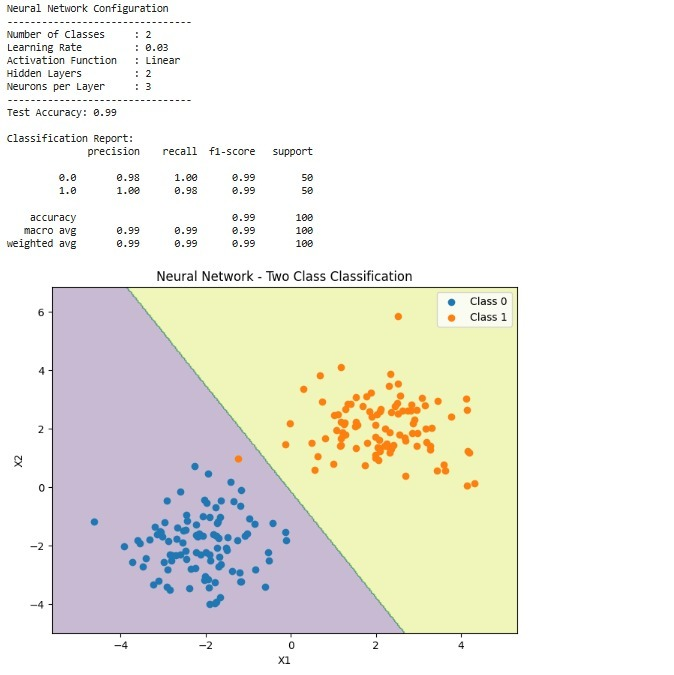
#> input picture LAB'S/Ex 18/IMG-20260820-WA0011.jpg, 674 x 675 px, found by its file name
$ python code.py
#> lines starting #> are read from the running program, lines starting #| are printed output that depends on the picture; after the words box and inside, x2 and y2 are one past the last pixel; in counts of white or black regions, pixels touching at a corner belong together
# Import libraries
import numpy as np
import cv2
import matplotlib.pyplot as plt

# Google Colab upload
from google.colab import files

uploaded = files.upload()
#> the answer given: IMG-20260820-WA0011.jpg

# Get uploaded filename
filename = list(uploaded.keys())[0]

print("Uploaded image:", filename)

# Read image
img = cv2.imread(filename)
#> img is the input picture: shape (675, 674, 3); mean B, G, R 229.6, 237, 238.2

# Check image
if img is None:
    print("Error: Image could not be loaded.")
else:

    # Convert BGR to RGB
    rgb_img = cv2.cvtColor(
        img,
        cv2.COLOR_BGR2RGB
    )

    # Convert to grayscale
    gray = cv2.cvtColor(
        img,
        cv2.COLOR_BGR2GRAY
    )
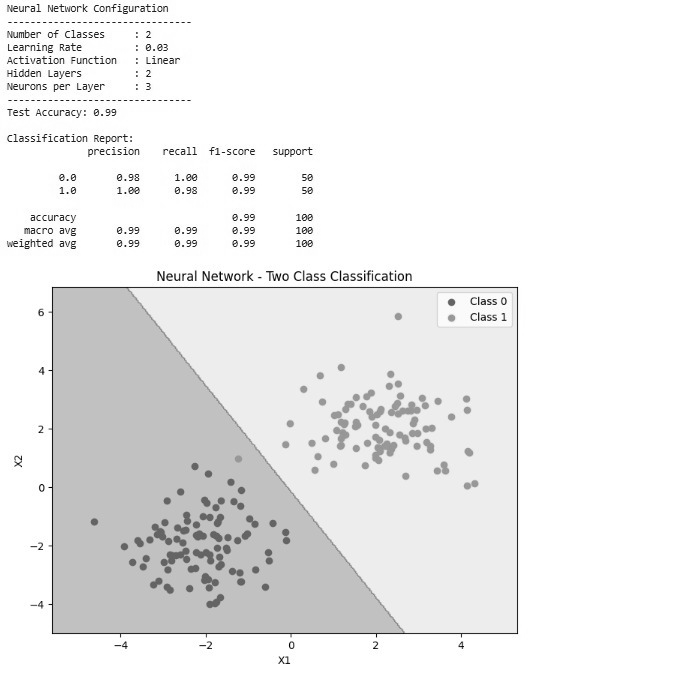
#> gray: shape (675, 674); min 0, max 255, mean 236.5

    # Otsu thresholding
    ret, thresh = cv2.threshold(
        gray,
        0,
        255,
        cv2.THRESH_BINARY_INV +
        cv2.THRESH_OTSU
    )
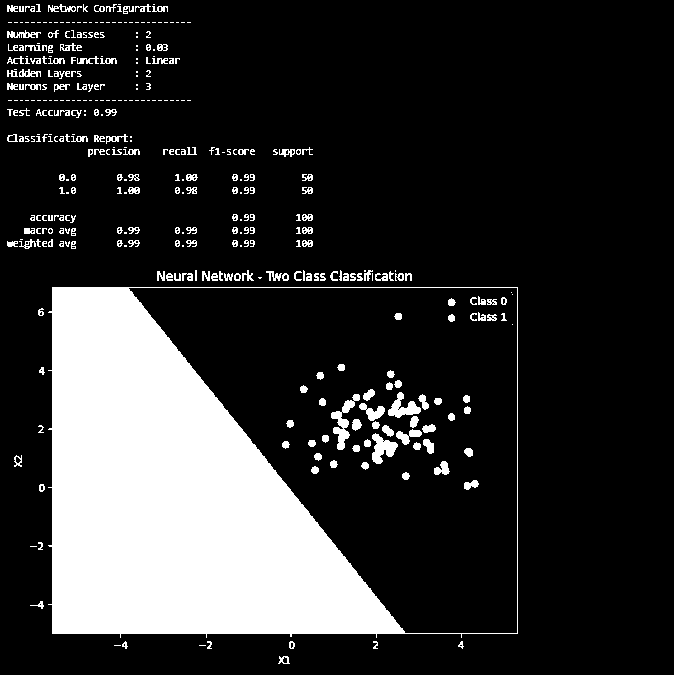
#> thresh: shape (675, 674); 19.2% white; 383 white regions (166 under 20 px), largest, box (x1, y1, x2, y2) and area: (48, 287, 518, 638) 75604, (331, 394, 360, 450) 536, (372, 433, 398, 464) 437
#> ret = 213

    # Create kernel
    kernel = np.ones(
        (2, 2),
        np.uint8
    )

    # Morphological closing
    closing = cv2.morphologyEx(
        thresh,
        cv2.MORPH_CLOSE,
        kernel,
        iterations=2
    )
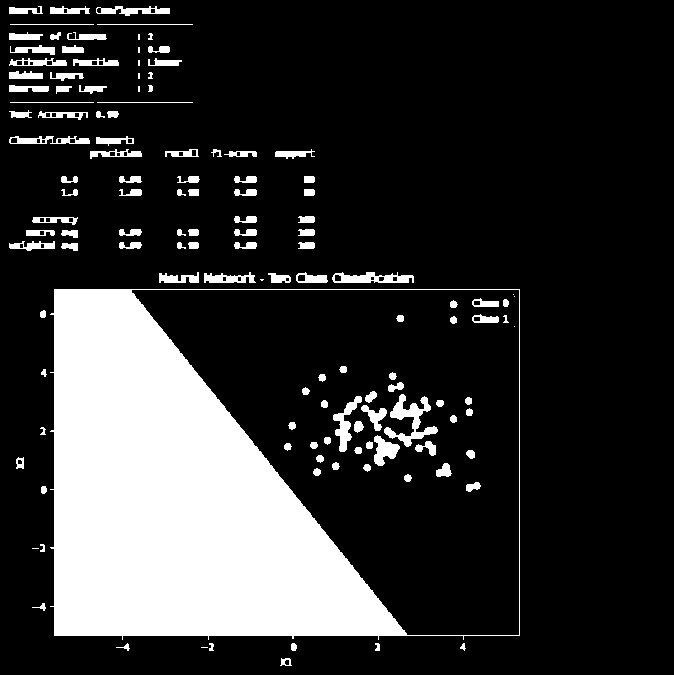
#> closing: shape (675, 674); 19.9% white; 131 white regions (11 under 20 px), largest, box (x1, y1, x2, y2) and area: (50, 289, 520, 640) 75605, (384, 394, 438, 447) 993, (332, 272, 414, 283) 584

    # Dilation
    sure_bg = cv2.dilate(
        closing,
        kernel,
        iterations=3
    )
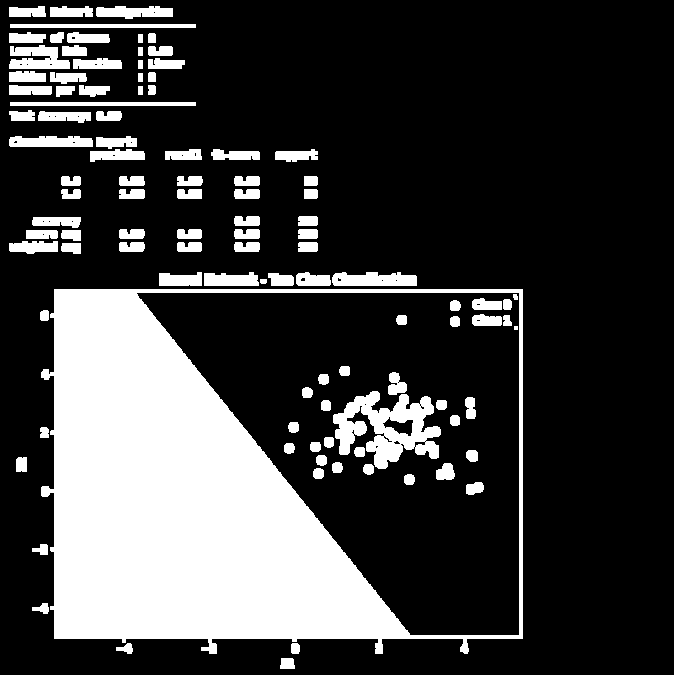
#> sure_bg: shape (675, 674); 24.3% white; 106 white regions (1 under 20 px), largest, box (x1, y1, x2, y2) and area: (41, 289, 523, 654) 80824, (333, 391, 441, 469) 4349, (9, 45, 70, 69) 1038

    # Display results
    plt.figure(figsize=(14, 8))

    plt.subplot(2, 3, 1)
    plt.imshow(rgb_img)
    plt.title("Original Image")
    plt.axis("off")

    plt.subplot(2, 3, 2)
    plt.imshow(gray, cmap="gray")
    plt.title("Grayscale Image")
    plt.axis("off")

    plt.subplot(2, 3, 3)
    plt.imshow(thresh, cmap="gray")
    plt.title("Otsu Threshold")
    plt.axis("off")

    plt.subplot(2, 3, 4)
    plt.imshow(closing, cmap="gray")
    plt.title("Morphological Closing")
    plt.axis("off")

    plt.subplot(2, 3, 5)
    plt.imshow(sure_bg, cmap="gray")
    plt.title("Dilation")
    plt.axis("off")

    plt.tight_layout()
    plt.show()
